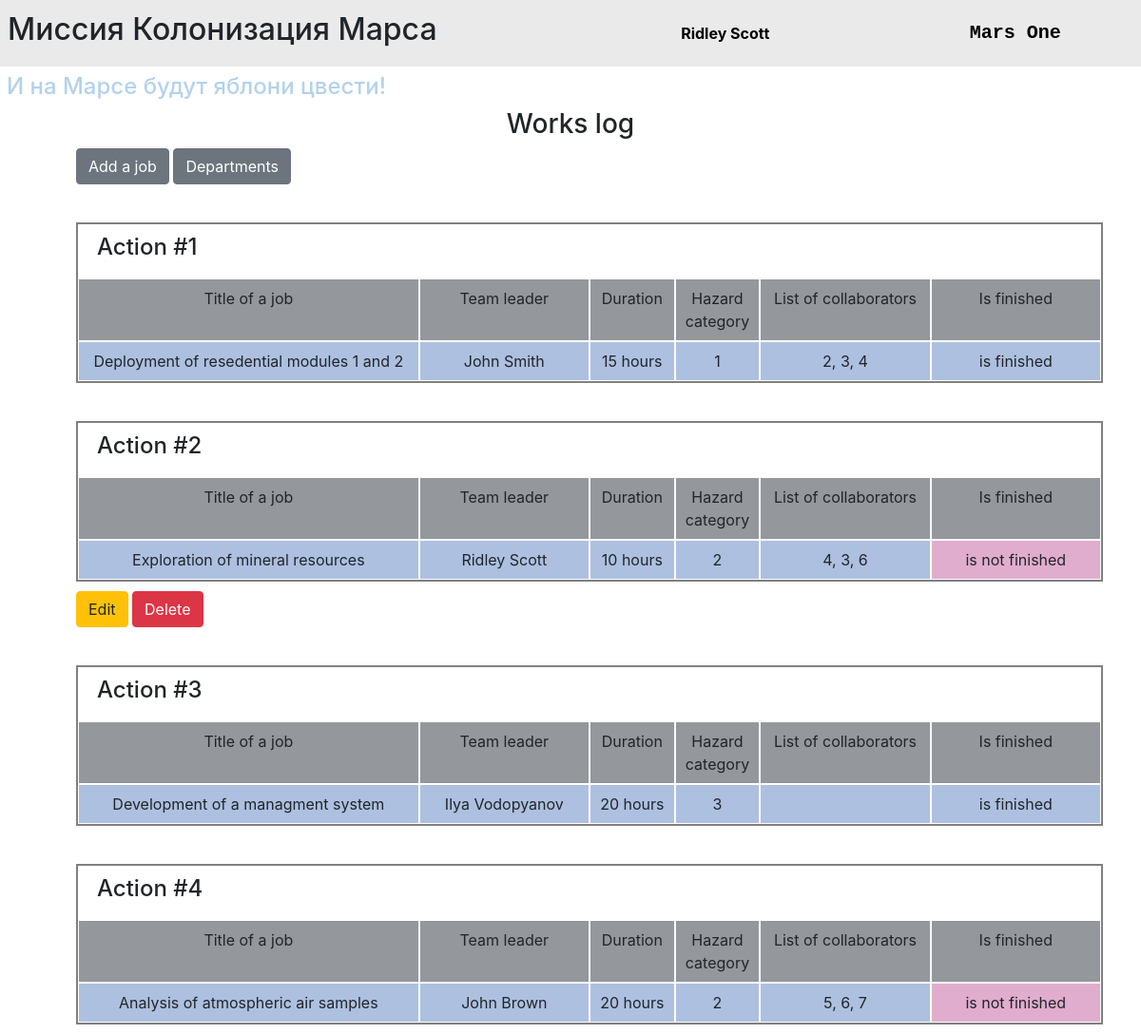
Page /index (signed in) on the committed database.
### data/users.py (models this page shows, shortened)
class User(SqlAlchemyBase, UserMixin, SerializerMixin):
    __tablename__ = 'users'
    id = sqlalchemy.Column(sqlalchemy.Integer,
                           primary_key=True, autoincrement=True)
    surname = sqlalchemy.Column(sqlalchemy.String, nullable=True)
    name = sqlalchemy.Column(sqlalchemy.String, nullable=True)
    age = sqlalchemy.Column(sqlalchemy.Integer, nullable=True)
    position = sqlalchemy.Column(sqlalchemy.String, nullable=True)
    speciality = sqlalchemy.Column(sqlalchemy.String, nullable=True)
    address = sqlalchemy.Column(sqlalchemy.String, nullable=True)
    email = sqlalchemy.Column(sqlalchemy.String,
                              unique=True, nullable=True)
    hashed_password = sqlalchemy.Column(sqlalchemy.String, nullable=True)
    modified_date = sqlalchemy.Column(sqlalchemy.DateTime,
                                      default=datetime.datetime.now)
    jobs = orm.relation("Jobs", back_populates='user')
    departments = orm.relation("Department", back_populates='user')

### data/jobs.py (models this page shows, shortened)
class Jobs(SqlAlchemyBase, SerializerMixin):
    __tablename__ = 'jobs'
    id = sqlalchemy.Column(sqlalchemy.Integer,
                           primary_key=True, autoincrement=True)
    team_leader = sqlalchemy.Column(sqlalchemy.Integer, sqlalchemy.ForeignKey("users.id"))
    job = sqlalchemy.Column(sqlalchemy.String, nullable=True)
    work_size = sqlalchemy.Column(sqlalchemy.Integer, nullable=True)
    collaborators = sqlalchemy.Column(sqlalchemy.String, nullable=True)
    creator = sqlalchemy.Column(sqlalchemy.Integer, nullable=True, default=0)
    kind = sqlalchemy.Column(sqlalchemy.Integer, sqlalchemy.ForeignKey("category.id"))
    start_date = sqlalchemy.Column(sqlalchemy.DateTime, default=datetime.datetime.now, nullable=True)
    end_date = sqlalchemy.Column(sqlalchemy.DateTime, nullable=True)
    is_finished = sqlalchemy.Column(sqlalchemy.Boolean, nullable=True)
    user = orm.relation("User")
    category = orm.relation("Category")

### main.py (the view)
@app.route("/")
@app.route("/index")
def index():
    session = db_session.create_session()
    actions = session.query(Jobs).all()
    return render_template("actions.html",
                           actions=actions,
                           title="Works log")

### data/db_session.py (called while the page is built)
def create_session() -> Session:
    global __factory
    return __factory()

### main.py (called while the page is built)
@login_manager.user_loader
def load_user(user_id):
    session = db_session.create_session()
    return session.query(User).get(user_id)

### templates/actions.html
{% extends "base.html" %}
{% block content %}
<div class="container-fluid">
    <div class="row">
        <div class="col-12 text-center">
            <h3>{{title}}</h3>
        </div>
    </div>
    <div class="buttons">
        {% if current_user.is_authenticated %}
        <a href="/job" class="btn btn-secondary">Add a job</a>
        {% endif %}
        <a href="/departments_list" class="btn btn-secondary">Departments</a>
    </div>
    {% for action in actions %}
    <div class="container-fluid item">
        <div class="row">
            <div class="col-12 action-title"><h4>Action #{{action.id}}</h4></div>
        </div>
        <div class="row">
            <div class="col-4 title">Title of a job</div>
            <div class="col-2 title">Team leader</div>
            <div class="col-1 title">Duration</div>
            <div class="col-1 title">Hazard category</div>
            <div class="col-2 title">List of collaborators</div>
            <div class="col-2 title">Is finished</div>
        </div>
        <div class="row">
            <div class="col-4 cell">{{action.job}}</div>
            <div class="col-2 cell">{{action.user.name + " " + action.user.surname}}</div>
            <div class="col-1 cell">{{action.work_size}} hours</div>
            <div class="col-1 cell">{{action.kind}}</div>
            <div class="col-2 cell">{{action.collaborators}}</div>
            <div class="col-2 cell {% if not action.is_finished %} not-finished {% endif %}">
                {% if not action.is_finished %} is not finished
                {% else %} is finished
                {% endif %}
            </div>
        </div>
    </div>
    {% if current_user.id == 1 or current_user.id == action.creator or current_user.id == action.team_leader %}
    <div class="buttons">
        <a href="/job/{{action.id}}" class="btn btn-warning">Edit</a>
        <a href="/delete_job/{{action.id}}" class="btn btn-danger">Delete</a>
    </div>
    {% endif %}
    {% endfor %}
</div>
{% endblock %}

### templates/base.html (shortened to what this page needs)
<!DOCTYPE html>
<html lang="en">
<head>
    <link rel="stylesheet"
          href="https://stackpath.bootstrapcdn.com/bootstrap/4.4.1/css/bootstrap.min.css"
>
    <link rel="stylesheet" href="/static/css/style.css">
</head>
<body>
    <div class="row align-items-center mission">
        <h2 class="col-md-7 col-sm-6 mission-name">Миссия Колонизация Марса</h2>
        <p class="col-md-3 col-sm-3 mission-user">
            {% if current_user.is_authenticated %}
            <a class="alert-link" href="/logout" title="log out">{{ current_user.name + " " + current_user.surname }}</a>
            {% else %}
            <a href="/register" class="btn btn-primary">Register</a>
            <a href="/login" class="btn btn-success">Log in</a>
            {% endif %}
        </p>
        <a href="/" class="col-md-2 col-sm-3 mission-logo">Mars One</a>
    </div>
    <div class="slogan">
        <h4>И на Марсе будут яблони цвести!</h4>
    </div>
    <main role="main" class="container">
        {% block content %}{% endblock %}
    </main>
</body>
</html>

### static/css/style.css (style rules this page uses)
.title { background-color: #94979c; }
.cell { background-color: #adc0e0; }
.title, .cell { padding: 8px; border: 1px solid white; text-align: center; }
.not-finished { background-color: #e0adce; }
.item { margin: 40px 20px 10px 20px; border: 2px solid gray; }
.buttons { margin: 1px 1px 1px 20px; }
.action-title { padding: 10px 20px; }
.mission { background-color: #eaeaea; padding: 8px; }
.mission-logo { margin: 12px 0; font-family: monospace; font-size: 20px; font-weight: 600; color: black!important; cursor: pointer; text-decoration: none!important; }
.mission-user { margin: 12px 0; }
.mission-user a { color: black; font-weight: 700; }
.slogan { color: #b3d2ec; margin: 7px; }

### rows in the picture
User: name+surname "Ridley Scott"
Jobs: id "1", job "Deployment of resedential modules 1 and 2", user "John Smith", work_size "15", kind "1", collaborators "2, 3, 4", is_finished "is finished"
Jobs: id "2", job "Exploration of mineral resources", user "Ridley Scott", work_size "10", kind "2", collaborators "4, 3, 6", is_finished "is not finished"
Jobs: id "3", job "Development of a managment system", user "Ilya Vodopyanov", work_size "20", kind "3", is_finished "is finished"
Jobs: id "4", job "Analysis of atmospheric air samples", user "John Brown", work_size "20", kind "2", collaborators "5, 6, 7", is_finished "is not finished"

### other values in the picture
{{ title }} "Works log"
